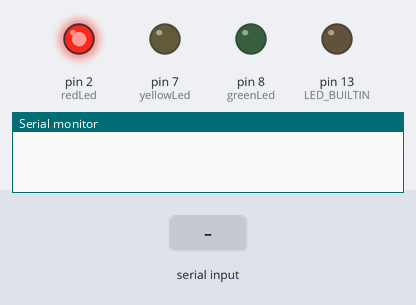
Bench run of a sketch on a simulated Arduino Uno, built with avr-gcc and run on an emulated ATmega328P. On the bench: output pins drawn as LEDs (lit = HIGH), the last lines printed to the serial monitor. The test bench sets the inputs (shaded band).

Above: at 1.2 s.
1.3 s: "1" received over Serial
At 2.0 s:
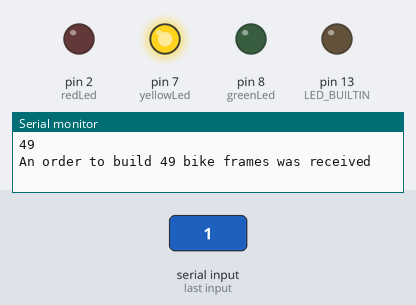
At 7.8 s:
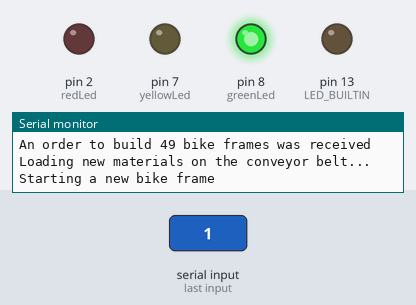
Timing chart, 0 to 8.8 s (numbered marks = the images above; inputs shaded):
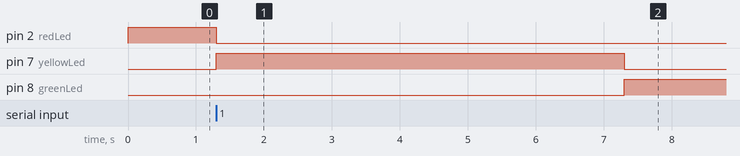

The sketch:

machinery.ino
```cpp
#include "Arduino.h"

// Code specifically for a bike frame building machine
// Runs on an arduino Uno

int redLed = 2;
int yellowLed = 7;
int greenLed = 8;

void manufacture();

void setup() {
  pinMode(redLed, OUTPUT);
  pinMode(yellowLed, OUTPUT);
  pinMode(greenLed, OUTPUT);
  pinMode(LED_BUILTIN, OUTPUT);
  Serial.begin(9600);
}

void loop()
{
  if(Serial.available() > 0)
  {
    int numberOfBikeFrames = Serial.read();
    Serial.println(numberOfBikeFrames);

    if(numberOfBikeFrames > 0)
    {
      digitalWrite(redLed, LOW);
      digitalWrite(yellowLed, HIGH);
      digitalWrite(greenLed, LOW);
      Serial.println("An order to build " + String(numberOfBikeFrames) + " bike frames was received");

      delay(1000);
      for(int i = 0; i < numberOfBikeFrames; i++)
      {
        Serial.println("Loading new materials on the conveyor belt...");
        delay(5000);
        digitalWrite(yellowLed, LOW);
        digitalWrite(greenLed, HIGH);
        manufacture();
        digitalWrite(yellowLed, HIGH);
        digitalWrite(greenLed, LOW);
      }

      Serial.println("Batch of " + String(numberOfBikeFrames) + " bike frames completed... Machine is now in loafing state...");
      Serial.println("#");
      delay(500);
    }
    else
    {
      Serial.println("Please enter a value larger than 0");
      Serial.println("#");
    }
  }

  digitalWrite(redLed, HIGH);
  digitalWrite(yellowLed, LOW);
  digitalWrite(greenLed, LOW);
}

void manufacture()
{
  // https://www.instructables.com/Build-a-Bicycle-Frame/
  Serial.println("Starting a new bike frame");
  delay(800);
  Serial.println("Doing tube mitering...");
  delay(800);
  Serial.println("Doing chain stays...");
  delay(800);
  Serial.println("Welding the front triangle...");
  delay(800);
  Serial.println("Mitering and attaching the chain stays...");
  delay(800);
  Serial.println("Attaching the seat stays...");
  delay(800);
  Serial.println("Adding braze ons to the frame...");
  delay(800);
  Serial.println("Cleaning and painting...");
  delay(800);
  Serial.println("Bike Frame completed");
  delay(1000);
}
```

Measured:
- after the input at 1.3 s, pin 2 (redLed): HIGH → LOW at once; pin 7 (yellowLed): LOW → HIGH at once, → LOW 6.0 s later; pin 8 (greenLed): LOW → HIGH after 6.0 s
